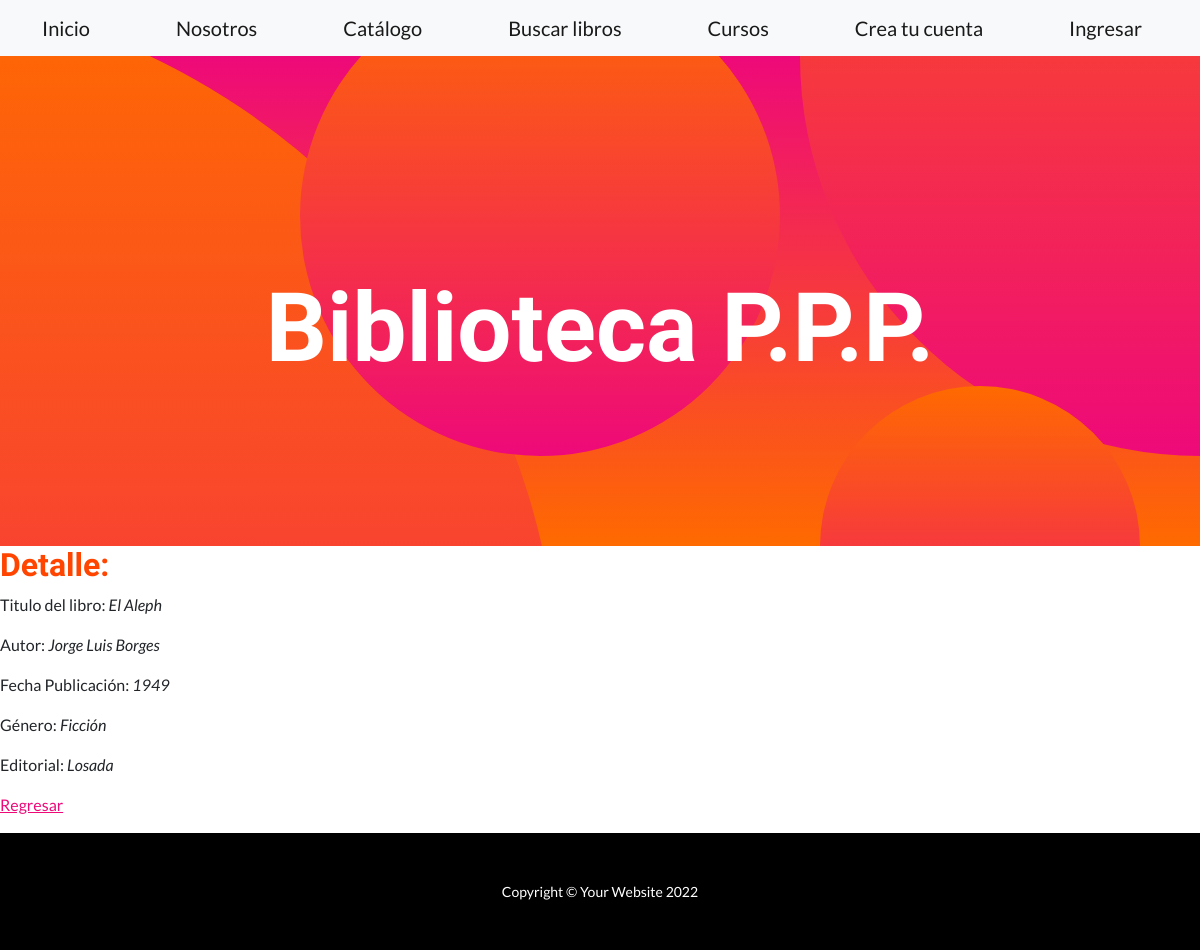
Before: /detalleLibros/1/ with the older database file.
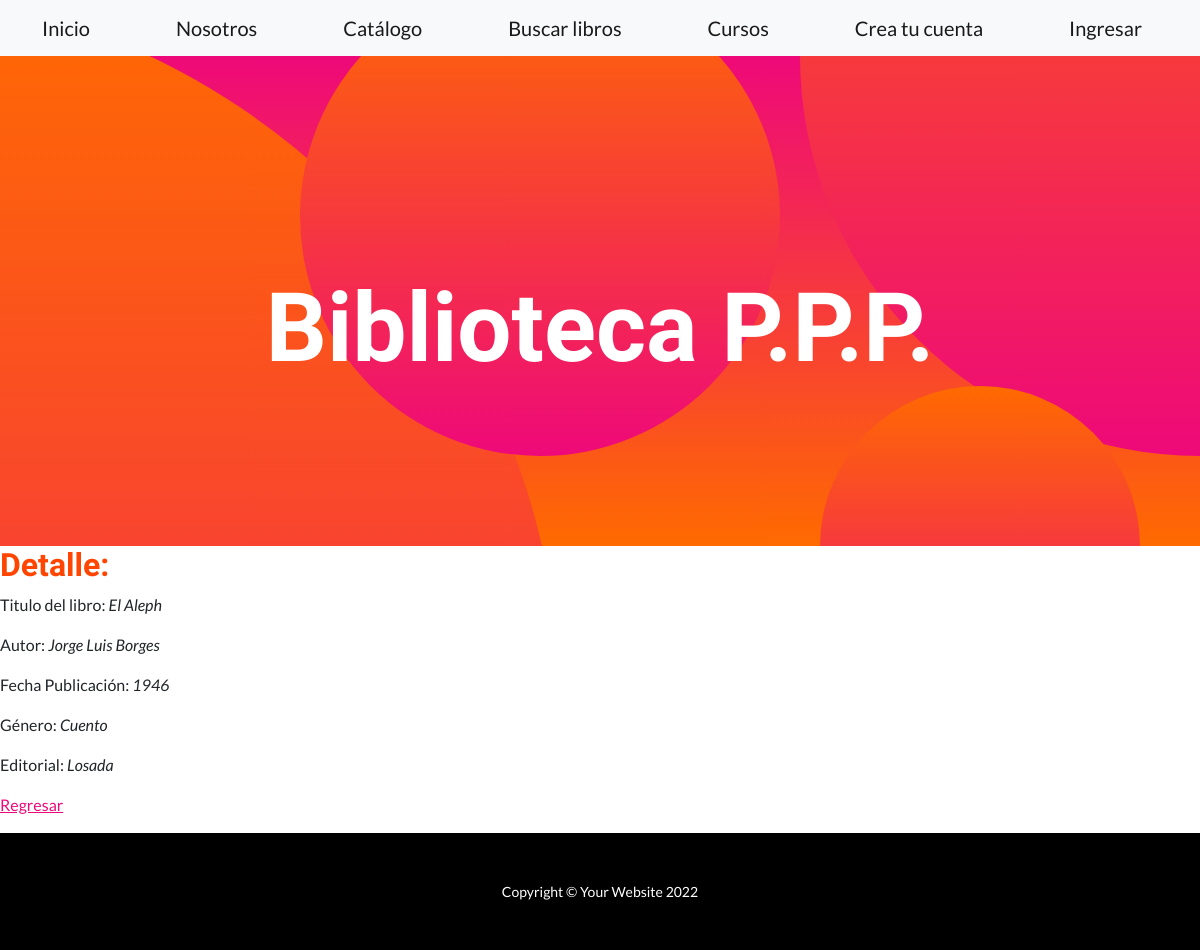
After: the same page with the newer database file.
### app_biblioteca/models.py (models this page shows, shortened)
class Libro(models.Model):
    nombre= models.CharField(max_length=40)
    autor= models.CharField(max_length=30)
    publicacion= models.IntegerField()
    genero= models.CharField(max_length=20)
    editorial=models.CharField(max_length=20)

### app_biblioteca/views.py (the view)
# urls.py: path('detalleLibros/<pk>/', views.LibroDetail.as_view(), name='DetailL'),
class LibroDetail (DetailView):
    model = Libro
    template_name= "libro_detail.html"

### app_biblioteca/templates/libro_detail.html
{% extends "padre.html" %}
{% load static %}
{% block ContenidoQueCambia %}
    <h2 style="color:orangered">Detalle:</h2>
        <p>Titulo del libro: <i> {{ libro.nombre }}</i></p>
        <p>Autor: <i> {{ libro.autor }}</i></p>
        <p>Fecha Publicación: <i> {{ libro.publicacion }}</i></p>
        <p>Género: <i> {{ libro.genero }}</i></p>
        <p>Editorial: <i> {{ libro.editorial }}</i></p>
        <p>
            <a href="{% url 'ListL' %}"> Regresar </a>
        </p>
{% endblock %}

Changed rows visible on the page:
changed Libro "El Aleph": publicacion "1949" → "1946"; genero "Ficción" → "Cuento"
